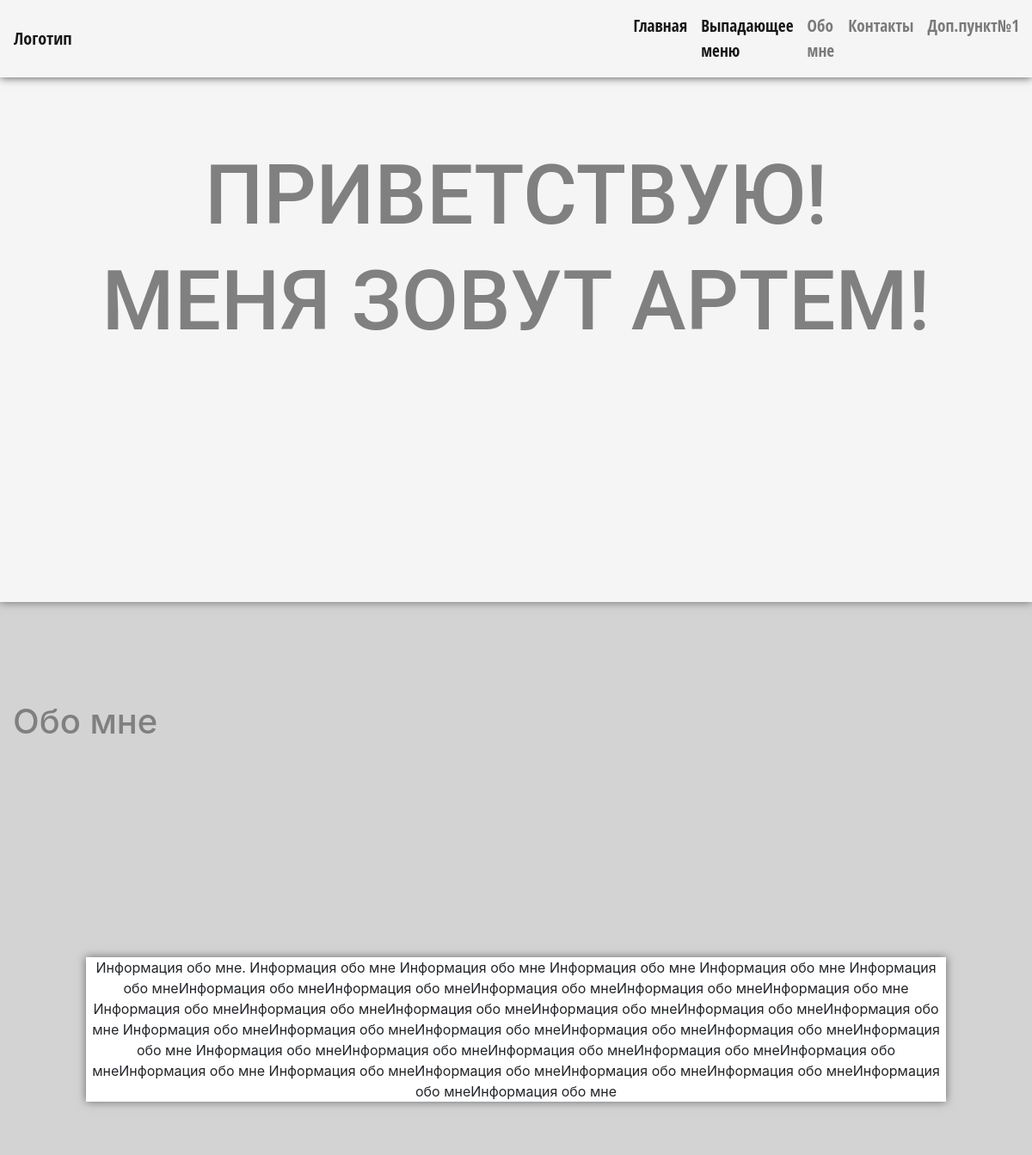
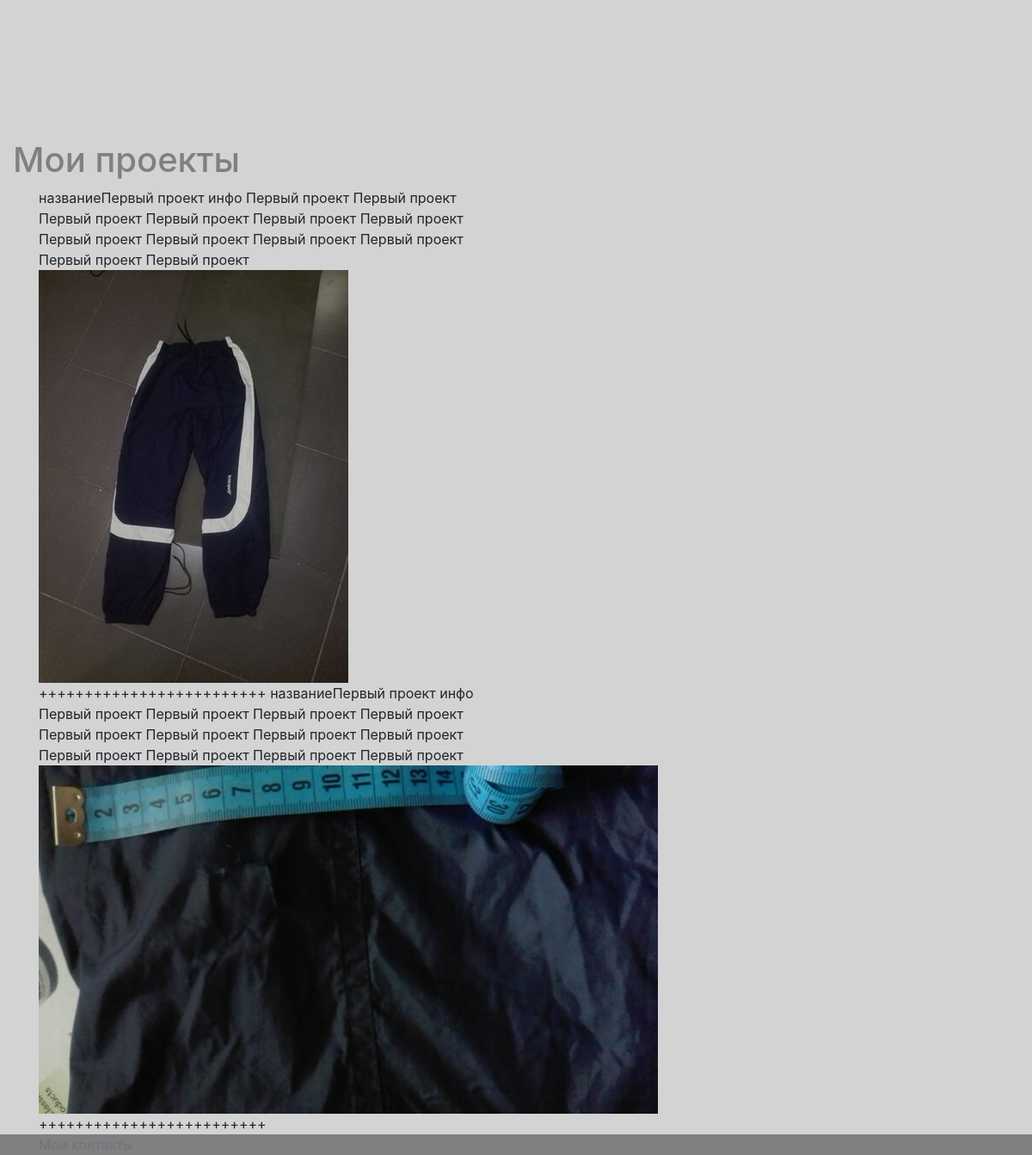
The page / on the database its author committed (2 pictures, top to bottom).
### landing/models.py (models this page shows, shortened)
class ProjectImg(models.Model):
    key = models.ForeignKey(Projects)
    img = models.ImageField(upload_to='project_img/')
    is_active = models.BooleanField(default=True)
    class Meta:
        verbose_name = 'Картинка'
        verbose_name_plural = 'Картинки'

class Projects(models.Model):
    name = models.CharField(max_length=48, blank=True, null=True, default=None)
    description = models.TextField(blank=True, null=True, default=None)
    is_active = models.BooleanField(default=True)
    class Meta:
        verbose_name = 'Проект'
        verbose_name_plural = 'Проекты'

### landing/views.py (the view)
# urls.py: url(r'^$', views.home, name='home'),
def home(request):
    projects = ProjectImg.objects.filter(is_active=True)
    return render(request, 'home.html', locals())

### templates/home.html
{% extends 'base.html' %}
{% load static %}
{% block content%}
    <div class="section-top">
        <div class="title">
            <h1>Приветствую!</h1>
             <h1>Меня зовут Артем!</h1>
        </div>
    </div>
    <div class="about">
            <h1 class="category-title">Обо мне</h1>
            <div class="about-text">
                <p>Информация обо мне. Информация обо мне Информация обо мне Информация обо мне Информация обо мне
                Информация обо мнеИнформация обо мнеИнформация обо мнеИнформация обо мнеИнформация обо мнеИнформация обо мне
                Информация обо мнеИнформация обо мнеИнформация обо мнеИнформация обо мнеИнформация обо мнеИнформация обо мне
                Информация обо мнеИнформация обо мнеИнформация обо мнеИнформация обо мнеИнформация обо мнеИнформация обо мне
                Информация обо мнеИнформация обо мнеИнформация обо мнеИнформация обо мнеИнформация обо мнеИнформация обо мне
                Информация обо мнеИнформация обо мнеИнформация обо мнеИнформация обо мнеИнформация обо мнеИнформация обо мне
                </p>
            </div>
    </div>
    <div class="projects">
    <h1 class="category-title">Мои проекты</h1>
        <div class="container">
            <div class="row">
                <div class="col-lg-6">
                    {% for project in projects %}
                        название{{ project.key.name }}
                        инфо {{ project.key.description }}
                        <img src="{{ project.img.url }}" class="img-responsive">
                        +++++++++++++++++++++++++
                    {% endfor %}
                </div>
                <div class="col-lg-6">
                </div>
            </div>
        </div>
    </div>
{% endblock %}

### templates/base.html (shortened to what this page needs)
{% load static %}
<!DOCTYPE html>
<html lang="en">
<head>
    <link rel="stylesheet" href="https://maxcdn.bootstrapcdn.com/bootstrap/4.0.0-beta.2/css/bootstrap.min.css"
>
    <link rel="stylesheet" href="{% static 'css/style.css' %}">
</head>
<body>
    <div class="wrapper">
        <div class="wrapper-content">
            {% include 'navbar.html' %}
            {% block content %}
            {% endblock content %}
        </div>
    </div>
    {% include 'footer.html' %}
</body>
</html>

### templates/navbar.html (shortened to what this page needs)
<nav class="navbar navbar-expand-md navbar-light fixed-top">
    <a class="navbar-brand" href="#">Логотип</a>
    <div class="collapse navbar-collapse" id="navbarCollapse">
        <ul class="navbar-nav mr-auto">
            <li class="nav-item active">
                <a class="nav-link" href="#">Главная<span class="sr-only">(current)</span></a>
            </li>
            <div class="dropdown show nav-item">
                <a class="nav-link" href="#" role="button" id="dropdownMenuLink" data-toggle="dropdown" aria-haspopup="true" aria-expanded="false">
                    Выпадающее меню
                </a>
            </div>
            <li class="nav-item">
                <a class="nav-link " href="#">Обо мне</a>
            </li>
            <li class="nav-item">
                <a class="nav-link " href="#">Контакты</a>
            </li>
            <li class="nav-item">
                <a class="nav-link " href="#">Доп.пункт№1</a>
            </li>
        </ul>
    </div>
</nav>

### templates/footer.html
 <footer class="footer">
     <div class="container">
         <span class="text-muted">Мои контакты</span>
     </div>
 </footer>

### static/css/style.css (style rules this page uses)
html, body { height: 100%; max-height: 100%; background-color: lightgray; }
.wrapper { min-height: 100%; }
.wrapper-content { overflow: auto; }
.navbar { font-family: 'Open Sans Condensed', sans-serif; height: 90px; background-color: whitesmoke; font-size: 120%; box-shadow: 0 0 10px rgba(0,0,0,0.7); }
.navbar-nav { margin-left: 58%; }
.footer { background-color: gray; }
.section-top { height: 700px; width: 100%; padding-top: 80px; background-color: whitesmoke; box-shadow: 0 0 10px rgba(0,0,0,0.5); }
.title { padding-top: 90px; }
.title h1 { font-family: 'Roboto', sans-serif; text-align: center; text-transform: uppercase; font-size: 600%; color: gray; }
.about { padding-top: 100px; height: 790px; }
.about-text { text-align: center; width: 1000px; background-color: white; margin: auto; margin-top: 250px; box-shadow: 0 0 10px rgba(0,0,0,0.5); }
.category-title { margin-left: 15px; margin-top: 15px; color: gray; }

### rows shown on the page
ProjectImg: key.name "Первый проект", key.description "Первый проект Первый проект Первый проект Первый проект Первый проект Первый проект Первый проект Первый проект Первый проект Первый проект Первый проект Первый проект", img (picture)
ProjectImg: key.name "Первый проект", key.description "Первый проект Первый проект Первый проект Первый проект Первый проект Первый проект Первый проект Первый проект Первый проект Первый проект Первый проект Первый проект", img (picture)
